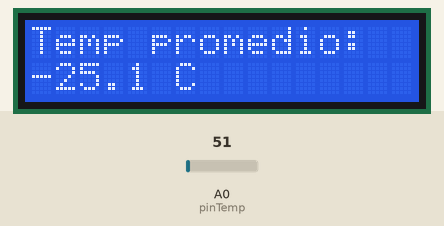
A sketch run on a simulated Arduino Uno, built with avr-gcc and run on an emulated ATmega328P. Parts: 16×2 character LCD. The test bench sets the inputs (shaded band); at power-on: A0 (pinTemp) = 51.

Above: at 3.1 s.
3.2 s: A0 (pinTemp) set to 61
At 5.9 s:
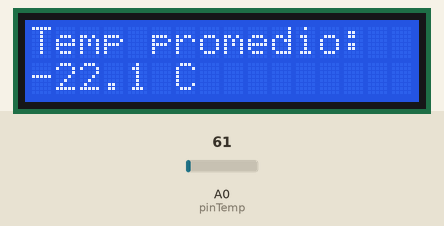
6.2 s: A0 (pinTemp) set to 71
At 8.4 s:
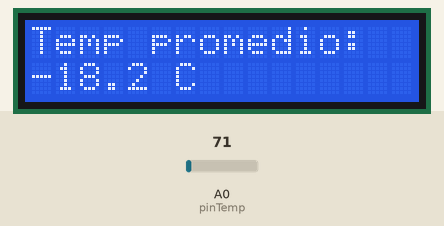
9.0 s: A0 (pinTemp) set to 86
At 10.5 s:
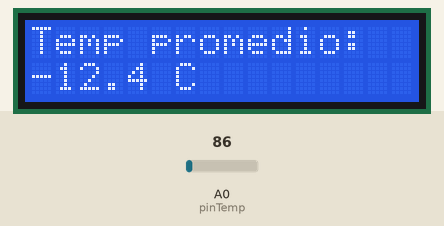
Timing chart, 0 to 12.0 s (numbered marks = the images above; inputs shaded):
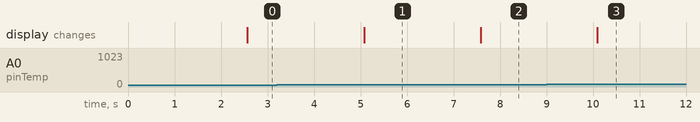

Measured:
- after the input at 3.2 s, the display: changes after 1.9 s (image 1)
- after the input at 6.2 s, the display: changes after 1.4 s (image 2)
- after the input at 9.0 s, the display: changes after 1.1 s (image 3)

The sketch:

Lab4-1.ino
```cpp
// Sensor de temperatura con visualización de promedio en LCD

#include <LiquidCrystal.h>

const int pinTemp = A0;
const int cantidadMuestras = 5;

// Inicialización de la pantalla
LiquidCrystal pantallaLCD(7, 6, 5, 4, 3, 2);

// Función para obtener la temperatura desde el sensor
float obtenerTempSensor() {
  int datoADC = analogRead(pinTemp);
  float milivoltios = datoADC * (5000.0 / 1023.0);
  float tempCalculada = (milivoltios / 10.0) - 50.0;
  return tempCalculada;
}

// Función que calcula el promedio de varias lecturas
float promedioLecturas() {
  float suma = 0.0;

  int contador = 0;
  while (contador < cantidadMuestras) {
    suma += obtenerTempSensor();
    contador++;
    delay(500);
  }

  return suma / cantidadMuestras;
}

// Función encargada de imprimir en la pantalla
void imprimirLCD(float valorTemp) {
  pantallaLCD.clear();

  pantallaLCD.setCursor(0, 0);
  pantallaLCD.print("Temp promedio:");

  pantallaLCD.setCursor(0, 1);
  pantallaLCD.print(valorTemp, 1);
  pantallaLCD.print(" C");
}

void setup() {
  pantallaLCD.begin(16, 2);
}

void loop() {
  float tempProm = promedioLecturas();
  imprimirLCD(tempProm);
}
```
